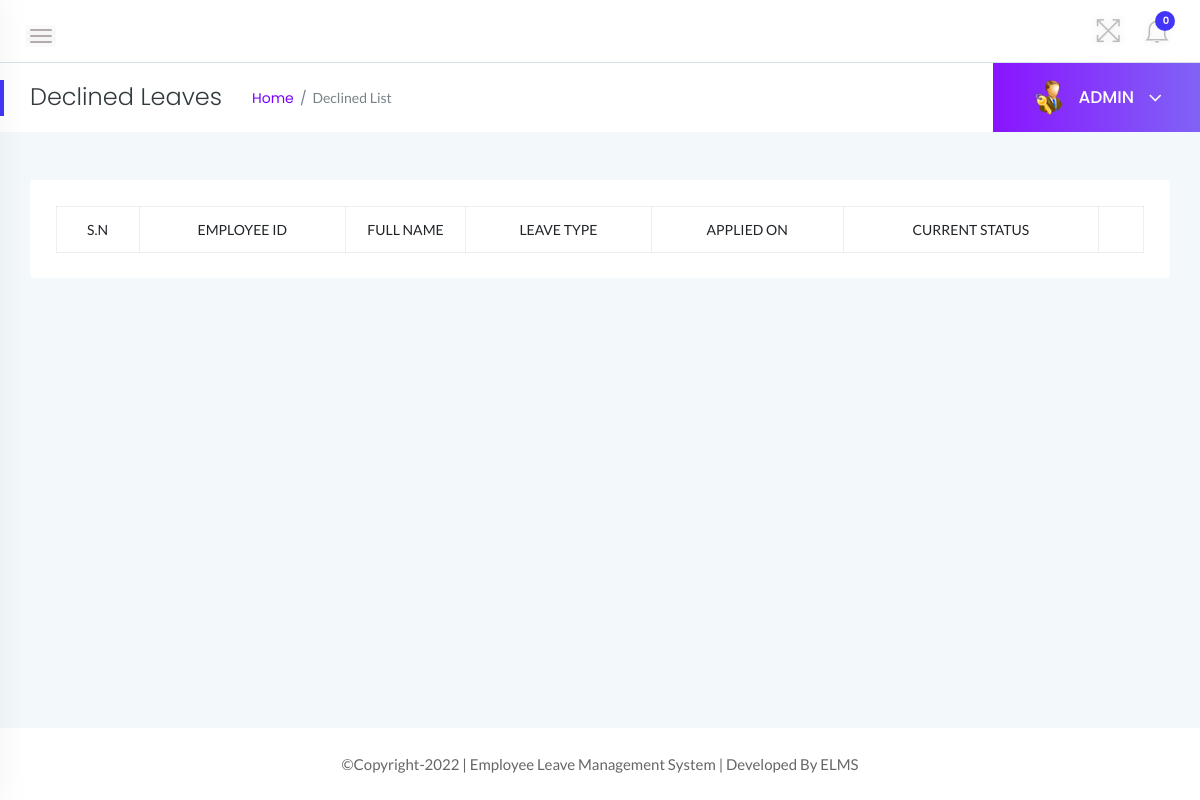
/admin/declined-history.php (signed in), run on an earlier commit of the app's database.
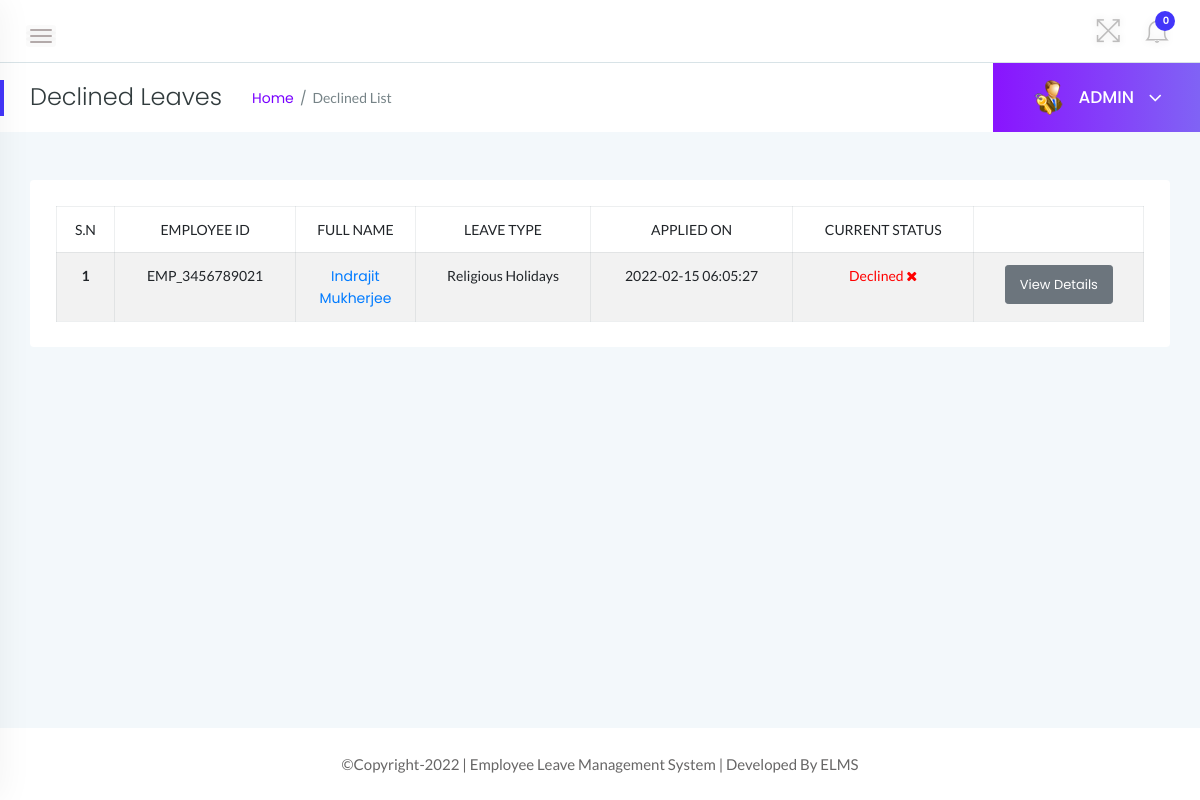
And on a later commit of the database.
### tables this page shows
CREATE TABLE `tblleaves` (
  `id` int(11) NOT NULL,
  `LeaveType` varchar(110) NOT NULL,
  `ToDate` varchar(120) NOT NULL,
  `FromDate` varchar(120) NOT NULL,
  `Description` mediumtext NOT NULL,
  `PostingDate` timestamp NOT NULL DEFAULT current_timestamp(),
  `AdminRemark` mediumtext DEFAULT NULL,
  `AdminRemarkDate` varchar(120) DEFAULT NULL,
  `Status` int(1) NOT NULL,
  `IsRead` int(1) NOT NULL,
  `empid` int(11) DEFAULT NULL
);

CREATE TABLE `tblemployees` (
  `id` int(11) NOT NULL,
  `EmpId` varchar(100) NOT NULL,
  `FirstName` varchar(150) NOT NULL,
  `LastName` varchar(150) NOT NULL,
  `EmailId` varchar(200) NOT NULL,
  `Password` varchar(180) NOT NULL,
  `Gender` varchar(100) NOT NULL,
  `Dob` varchar(100) NOT NULL,
  `Department` varchar(255) NOT NULL,
  `Address` varchar(255) NOT NULL,
  `City` varchar(200) NOT NULL,
  `Country` varchar(150) NOT NULL,
  `Phonenumber` char(11) NOT NULL,
  `Status` int(1) NOT NULL,
  `RegDate` timestamp NOT NULL DEFAULT current_timestamp()
);

### admin/declined-history.php (the view, shortened to what the changed rows need)
<?php
    if(strlen($_SESSION['alogin'])==0){
        header('location:index.php');
    } else {
 ?>
<!doctype html>
<html class="no-js" lang="en">
<head>
    <link rel="stylesheet" href="../assets/css/bootstrap.min.css">
    <link rel="stylesheet" href="../assets/css/font-awesome.min.css">
    <link rel="stylesheet" href="../assets/css/themify-icons.css">
    <link rel="stylesheet" href="../assets/css/metisMenu.css">
    <link rel="stylesheet" href="../assets/css/owl.carousel.min.css">
    <link rel="stylesheet" href="../assets/css/slicknav.min.css">
    <link rel="stylesheet" href="https://www.amcharts.com/lib/3/plugins/export/export.css" type="text/css" media="all" />
    <link rel="stylesheet" type="text/css" href="https://cdn.datatables.net/1.10.19/css/jquery.dataTables.css">
    <link rel="stylesheet" type="text/css" href="https://cdn.datatables.net/1.10.18/css/dataTables.bootstrap4.min.css">
    <link rel="stylesheet" type="text/css" href="https://cdn.datatables.net/responsive/2.2.3/css/responsive.bootstrap.min.css">
    <link rel="stylesheet" type="text/css" href="https://cdn.datatables.net/responsive/2.2.3/css/responsive.jqueryui.min.css">
    <link rel="stylesheet" href="../assets/css/typography.css">
    <link rel="stylesheet" href="../assets/css/default-css.css">
    <link rel="stylesheet" href="../assets/css/styles.css">
    <link rel="stylesheet" href="../assets/css/responsive.css">
</head>
<body>
    <div class="page-container">
        <div class="main-content">
                            <?php include '../includes/admin-notification.php'?>
            <div class="main-content-inner">
                <div class="row">
                                <div class="col-12 mt-5">
                                    <div class="card">
                                        <div class="card-body">
                                        <div class="single-table">
                                            <div class="table-responsive">
                                                <table class="table table-hover table-striped table-bordered progress-table text-center">
                                                <thead class="text-uppercase">
                                                <tr>
                                                        <td>S.N</td>
                                                        <td>Employee ID</td>
                                                        <td width="120">Full Name</td>
                                                        <td>Leave Type</td>
                                                        <td>Applied On</td>
                                                        <td>Current Status</td>
                                                        <td></td>
                                                    </tr>
                                                </thead>
                                                <tbody>
                                                <?php
                                                    $status=2;
                                                    $sql = "SELECT tblleaves.id as lid,tblemployees.FirstName,tblemployees.LastName,tblemployees.EmpId,tblemployees.id,tblleaves.LeaveType,tblleaves.PostingDate,tblleaves.Status from tblleaves join tblemployees on tblleaves.empid=tblemployees.id where tblleaves.Status=:status order by lid desc";
                                                    $query = $dbh -> prepare($sql);
                                                    $query->bindParam(':status',$status,PDO::PARAM_STR);
                                                    $query->execute();
                                                    $results=$query->fetchAll(PDO::FETCH_OBJ);
                                                    $cnt=1;
                                                    if($query->rowCount() > 0){
                                                        foreach($results as $result)
                                                    {
                                                ?>
                                        <tr>
                                            <td> <b><?php echo htmlentities($cnt);?></b></td>
                                            <td><?php echo htmlentities($result->EmpId);?></td>
                                            <td><a href="update-employee.php?empid=<?php echo htmlentities($result->id);?>" target="_blank"><?php echo htmlentities($result->FirstName." ".$result->LastName);?></a></td>
                                            <td><?php echo htmlentities($result->LeaveType);?></td>
                                            <td><?php echo htmlentities($result->PostingDate);?></td>
                                            <td><?php $stats=$result->Status;
                                            if($stats==1){
                                             ?>
                                                 <span style="color: green">Approved <i class="fa fa-check-square-o"></i></span>
                                                 <?php } if($stats==2)  { ?>
                                                <span style="color: red">Declined <i class="fa fa-times"></i></span>
                                                 <?php } if($stats==0)  { ?>
                                            <span style="color: blue">Pending <i class="fa fa-spinner"></i></span>
                                            <?php } ?>
                                             </td>
                                    <td><a href="employeeLeave-details.php?leaveid=<?php echo htmlentities($result->lid);?>" class="btn btn-secondary btn-sm">View Details</a></td>
                                    </tr>
                                         <?php $cnt++;} }?>
                                    </tbody>
                                                </table>
                                            </div>
                                        </div>
                                        </div>
                                    </div>
                                </div>
                </div>
                </div>
            </div>
        </div>
</body>
</html>
<?php } ?>

What changed in the data, as far as the page shows it:
added tblleaves: tblemployees.EmpId "EMP_3456789021", tblemployees.FirstName+LastName "Indrajit Mukherjee", LeaveType "Religious Holidays", PostingDate "2022-02-15 06:05:27", Status "Declined"
